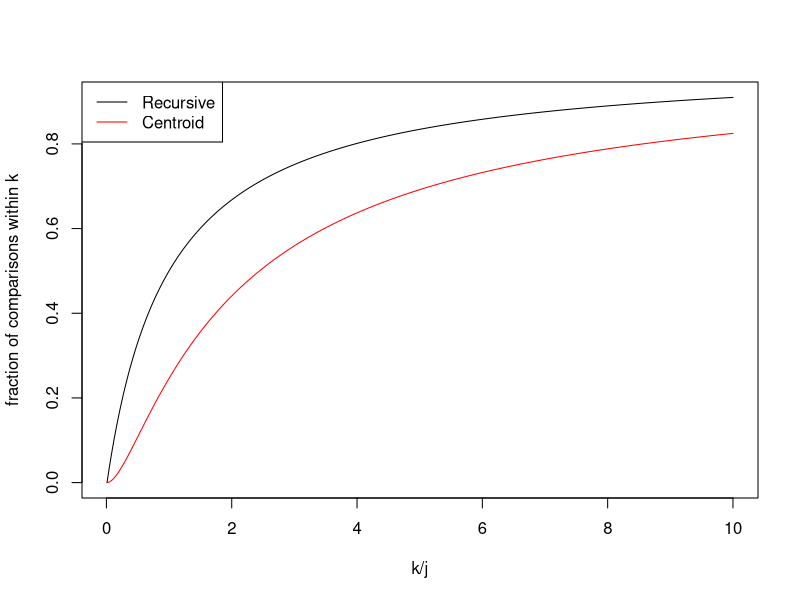

Recreate this plot in R.


recursive_fraction <- function(k,j){
  result <- (k-1)/(k+j-2)
  return(result)
}

centroid_fraction <- function(k,j){
  result <- (k-1)*(k)/((k+j+1)*(k+j))
  return(result)
}


recursive_fraction(6,1)
centroid_fraction(6,1)

ratios <-  c(1:1000)/100


plot(x=ratios,y=recursive_fraction(ratios*100,100),type="l" ,xlab="k/j", ylab="fraction of comparisons within k")
points(x=ratios,y=centroid_fraction(ratios*100,100),col="red",type="l")
legend('topleft', legend=c("Recursive", "Centroid"),
       col=c("black", "red"), lty=1)

